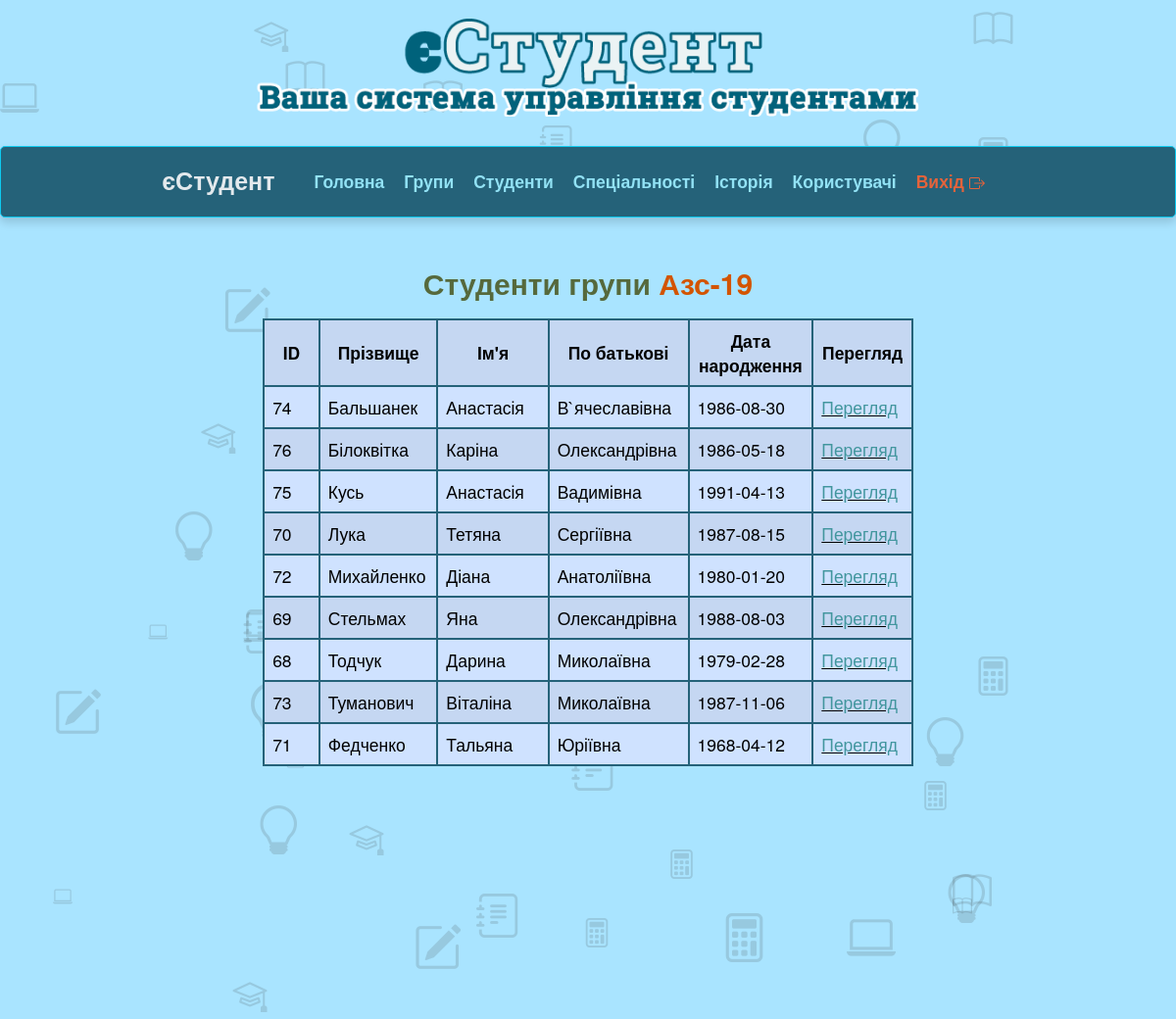
Page /admin/view_old_group.php?g_im=Азс-19 (signed in) on the earlier database version.
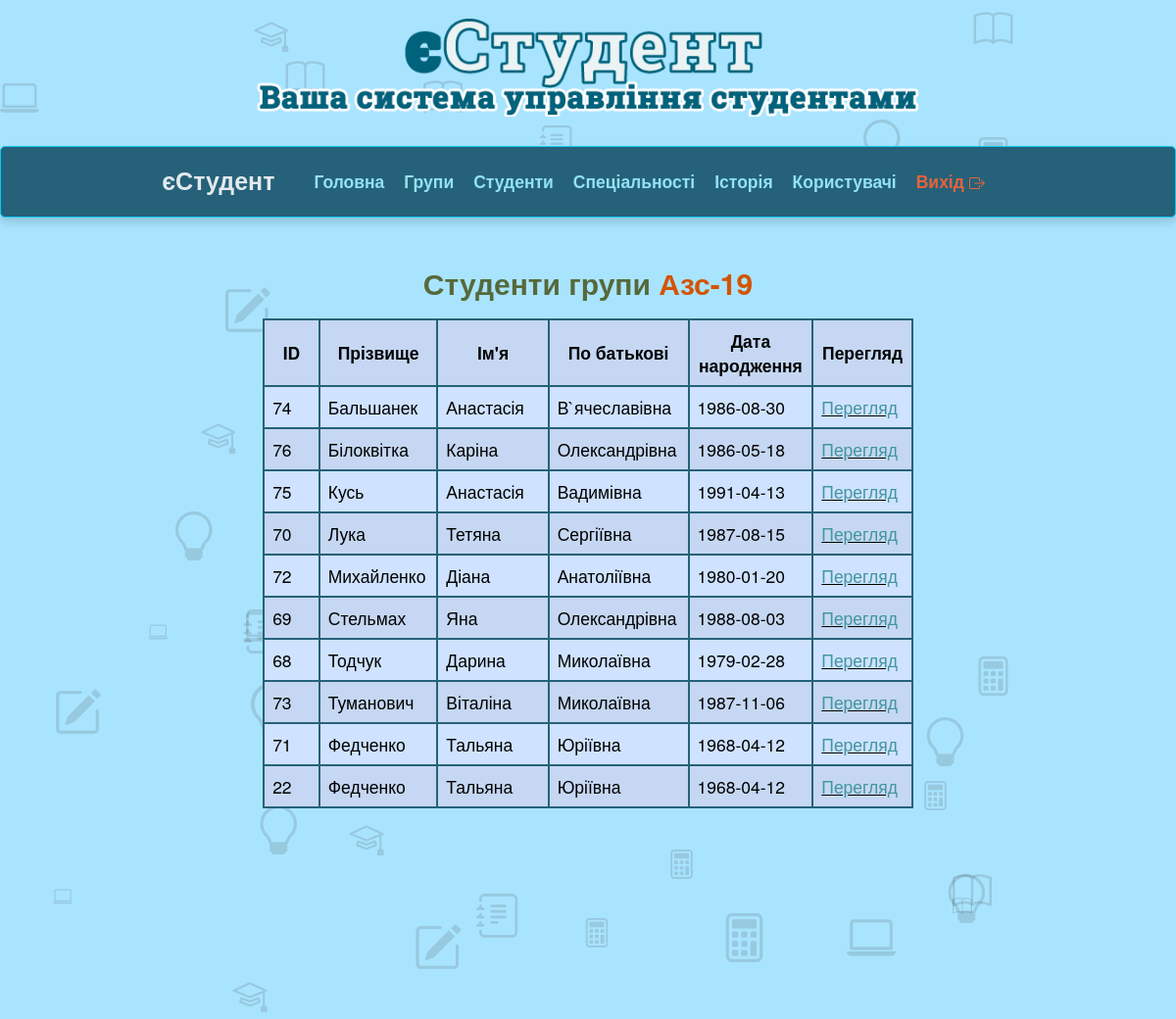
Same page on the later database version.
### tables this page shows
CREATE TABLE `old_student` (
  `operation_id` int(11) NOT NULL,
  `operation_name` varchar(127) DEFAULT NULL,
  `operation_date` date DEFAULT NULL,
  `s_id` int(5) NOT NULL,
  `s_pr` varchar(30) NOT NULL,
  `s_im` varchar(20) NOT NULL,
  `s_bat` varchar(20) NOT NULL,
  `s_stat` varchar(7) NOT NULL,
  `s_galuz` varchar(50) NOT NULL,
  `s_spec` varchar(60) NOT NULL,
  `s_specz` varchar(90) NOT NULL,
  `s_group` varchar(8) NOT NULL,
  `s_form_navch` varchar(10) NOT NULL,
  `s_vip` varchar(4) NOT NULL DEFAULT 'Ні',
  `s_cours` int(1) NOT NULL,
  `s_contract` varchar(3) NOT NULL,
  `s_dnar` date NOT NULL,
  `s_vik` varchar(2) NOT NULL,
  `s_adresa` varchar(80) NOT NULL,
  `s_tels` varchar(16) NOT NULL,
  `s_telb` varchar(16) NOT NULL,
  `s_telm` varchar(16) NOT NULL,
  `s_osvita_type` varchar(40) NOT NULL,
  `s_rik_zaver` int(4) NOT NULL,
  `s_region_type` varchar(20) NOT NULL,
  `s_region` varchar(20) NOT NULL,
  `s_sirota` varchar(3) DEFAULT 'Ні',
  `s_peresel` varchar(3) DEFAULT 'Ні',
  `s_chernob` varchar(3) DEFAULT 'Ні',
  `s_inval` varchar(3) NOT NULL DEFAULT 'Ні',
  `s_malozab` varchar(3) NOT NULL DEFAULT 'Ні',
  `s_ato` varchar(3) NOT NULL DEFAULT 'Ні',
  `s_war_act` varchar(3) NOT NULL DEFAULT 'Ні',
  `s_ditzag` varchar(3) NOT NULL DEFAULT 'Ні',
  `s_rada` varchar(3) NOT NULL DEFAULT 'Ні',
  `s_shahter` varchar(3) NOT NULL DEFAULT 'Ні',
  `image` varchar(255) NOT NULL
);

### admin/view_old_group.php (the view, shortened to what the changed rows need)
<?php
$group = mysqli_real_escape_string($linc, $_GET['g_im']);
$sql = "SELECT * FROM old_student WHERE s_group='$group' GROUP BY s_id ORDER BY s_pr ASC";
$result = mysqli_query($linc, $sql);
?>
<!DOCTYPE html>
<html lang="en">
    <head>
         <link href="https://cdn.jsdelivr.net/npm/bootstrap@5.3.6/dist/css/bootstrap.min.css" rel="stylesheet">
        <link rel="stylesheet" href="../assets/css/bootstrap.css" rel="stylesheet">
		<link rel="stylesheet" href="../css/my_style.css" rel="stylesheet">
    </head>
    <body>
        <div id="body-bg">
            <?php include ("../include/background_icon.php");?>
            <div class="container bottom-border">
                <div class="row padding-top-40">
                    <div class="col-md-12">
                        <h2 class="text-center" style="color:#56693c;">
                            <strong>Студенти групи <span style="color:#D35400;"><?php echo htmlspecialchars($group); ?></span></strong>
                        </h2>
                        <?php
                        if (mysqli_num_rows($result) > 0) {
                            echo '<div class="col-md-12" style="margin-top:10px;">';
                            echo '<table class="table table-primary rounded-1 table-striped d-flex table-responsive-md fs-3 fs-sm-1 justify-content-center">';
                            echo '
                                    <tr>
                                        <th class="col-md-1 text-center align-middle" style="white-space: nowrap;">ID</th>
                                        <th class="col-md-2 text-center align-middle">Прізвище</th>
                                        <th class="col-md-2 text-center align-middle">Ім\'я</th>
                                        <th class="col-md-2 text-center align-middle">По батькові</th>
                                        <th class="col-md-2 text-center align-middle">Дата народження</th>
										<th class="col-md-1 text-center align-middle">Перегляд</th>
                                    </tr>
								  ';
                            while ($row = mysqli_fetch_assoc($result)) {
                                echo '<tr>
                                        <td>' . htmlspecialchars($row['s_id']) . '</td>
                                        <td>' . htmlspecialchars($row['s_pr']) . '</td>
                                        <td>' . htmlspecialchars($row['s_im']) . '</td>
                                        <td>' . htmlspecialchars($row['s_bat']) . '</td>
                                        <td>' . htmlspecialchars($row['s_dnar']) . '</td>
										<td class="text-decoration-underline"> <a href="view_old_student.php?id_st=' . $row["s_id"] .  '">Перегляд</a> </td>
                                      </tr>';
                            }
                            echo '	</table></div>';
                        } else {
                            echo '<p class="text-center"><strong>Студентів у цій групі не знайдено.</strong></p>';
                        }
                        ?>
                    </div>
                </div>
            </div>
        </div>
    </body>
</html>

### include/background_icon.php (shortened to what the changed rows need)
<?php
	echo '
	  <link rel="stylesheet" href="https://cdn.jsdelivr.net/npm/bootstrap-icons@1.10.5/font/bootstrap-icons.css">
  <div class="icon-container">
    <i class="bi bi-pencil-square edu-icon" style="font-size: 5rem;"></i>
    <i class="bi bi-journal-text edu-icon" style="font-size: 4.5rem;"></i>
    <i class="bi bi-lightbulb edu-icon" style="font-size: 5rem;"></i>
    <i class="bi bi-pencil-square edu-icon" style="font-size: 5rem;"></i>
    <i class="bi bi-laptop edu-icon" style="font-size: 5rem;"></i>
    <i class="bi bi-journal-text edu-icon" style="font-size: 3.5rem;"></i>
    <i class="bi bi-calculator edu-icon" style="font-size: 5rem;"></i>
        <i class="bi bi-book edu-icon" style="font-size: 2rem;"></i>
    <i class="bi bi-mortarboard edu-icon" style="font-size: 3.5rem;"></i>
    <i class="bi bi-calculator edu-icon" style="font-size: 3rem;"></i>
    <i class="bi bi-lightbulb edu-icon" style="font-size: 5rem;"></i>
    <i class="bi bi-mortarboard edu-icon" style="font-size: 3.5rem;"></i>
    <i class="bi bi-laptop edu-icon" style="font-size: 2rem;"></i>
    <i class="bi bi-calculator edu-icon" style="font-size: 4rem;"></i>
    <i class="bi bi-lightbulb edu-icon" style="font-size: 5rem;"></i>
    <i class="bi bi-journal-text edu-icon" style="font-size: 4.5rem;"></i>
    <i class="bi bi-calculator edu-icon" style="font-size: 3rem;"></i>
    <i class="bi bi-pencil-square edu-icon" style="font-size: 5rem;"></i>
    <i class="bi bi-calculator edu-icon" style="font-size: 3rem;"></i>
    <i class="bi bi-lightbulb edu-icon" style="font-size: 5rem;"></i>
    <i class="bi bi-mortarboard edu-icon" style="font-size: 3.5rem;"></i>
    <i class="bi bi-laptop edu-icon" style="font-size: 2rem;"></i>
    <i class="bi bi-lightbulb edu-icon" style="font-size: 5rem;"></i>
        <i class="bi bi-book edu-icon" style="font-size: 4rem;"></i>
    <i class="bi bi-laptop edu-icon" style="font-size: 4rem;"></i>
  </div>
	'
?>

Differences in the rows shown:
added old_student: s "22", s_pr "Федченко", s_im "Тальяна", s_bat "Юріївна", s_dnar "1968-04-12"
